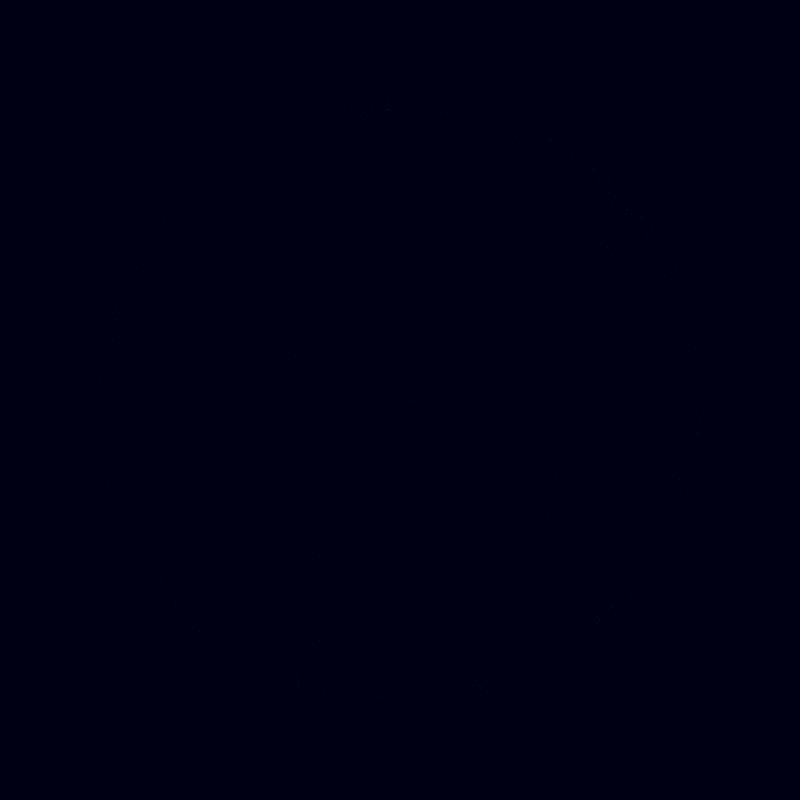
Frame 1 (no input)
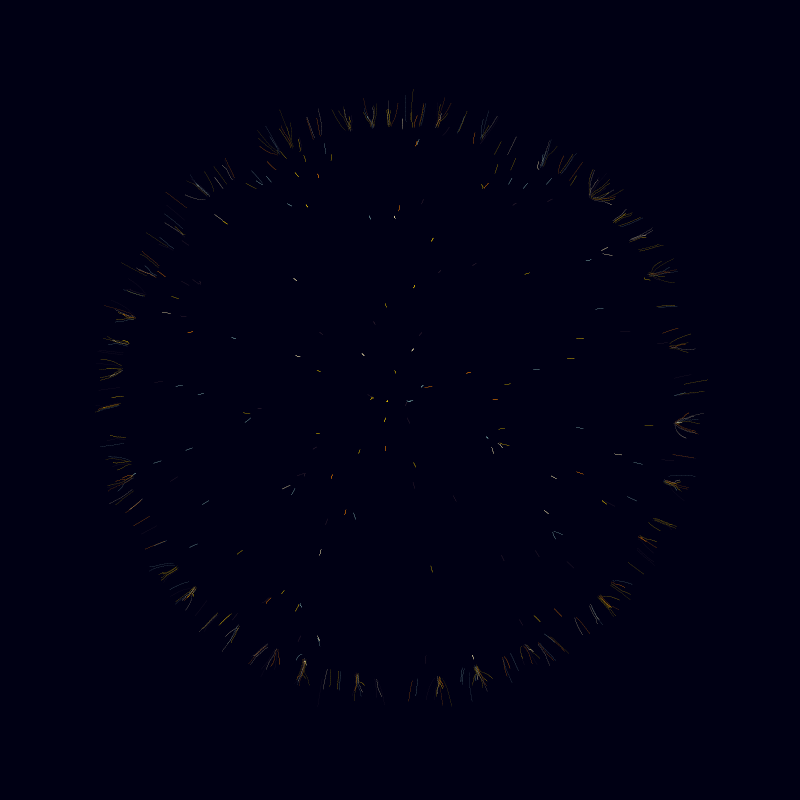
Frame 60 (the mouse pressed at the canvas centre just before this capture)
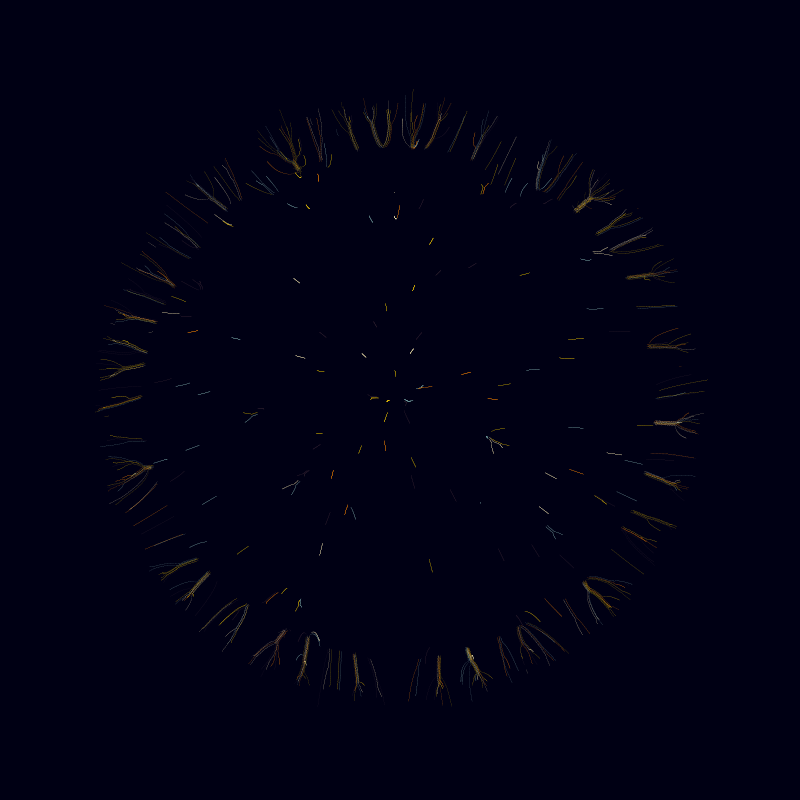
Frame 120 (the mouse held since frame 60 and released just before this capture)

The Processing sketch that drew these frames (run headless with seeded random() and noise(); from frame 60 on, the mouse is pressed at the canvas centre):

// Processing sketch: build
// ── build.pde
/*
*
* step2 --> BEHAVIOUR
*
* for every particle pair: if they love each other attract, reppel otherwise !
*
* 1. if distance is larger than 2.0 attract with love amount
* 2. repel otherwise
*
*/
// -------- VARS

// number of particles
final static int N = 500;

// colors
final static color[] cols = { #FF8A00, #FFD200, #749D9D, #FCF5B3, #B39500, #272429 };

// collection of all particles
ArrayList<Particle> particles = new ArrayList<Particle>(N);

// -------- SETUP

void setup() {
  size(800, 800);
  noFill();
  smooth(8);
  strokeWeight(0.7);
  background(0, 0, 20);

  // init particles
  for(int i=0; i<N; i++) {
    particles.add( new Particle(i) );
  }
}

// -------- DRAW

void draw() {
  for(Particle p : particles) {
    // love/hate vector
    float lovex = 0.0;
    float lovey = 0.0;

    for(Particle o : particles) {
      // do not compare with yourself
      if(p.id != o.id) {
        // calculate vector to get distance and direction
        PVector v = new PVector(o.x-p.x, o.y-p.y);
        float distance = v.mag();
        float angle = v.heading();

        // love !
        float love = 1.0 / distance;
        // or hate...
        if (distance<2.0) love = -love;
        // not too fast
        love *= 0.3;

        // update love vector
        lovey += love * sin(angle);
        lovex += love * cos(angle);
      }

      // calculated love vector will be our speed in resultant direction
      p.dx = lovex;
      p.dy = lovey;
    }
  }

  // update and draw
  for(Particle p : particles) {
    p.update();
    p.draw();
  }
}

// -------- FUNCTIONS

class Particle {
  // position
  float x, y;
  // velocity
  float dx, dy;
  // id
  int id;
  // life length
  float age;
  // some random color
  color c = cols[(int)random(cols.length)];

  void reset() {
    // distribute initial point on the ring, more near the outer edge, distorted
    float angle = random(TWO_PI);
    float r = 5.0*randomGaussian() + (width/2-100)*(1.0-pow(random(1.0), 7.0));
    x = cos(angle)*r;
    y = sin(angle)*r;

    // set random age
    age = (int)random(100, 1000);
  }

  void draw() {
    stroke(c,50);
    point(x+width/2, y+height/2);
  }

  // update position with externally calculated speed
  // check also age
  void update() {
    x += dx;
    y += dy;
    if(--age < 0) reset();
  }

  Particle(int i) {
    id = i;
    reset();
  }
}

//
void keyPressed() {
  if(key == 'n') noLoop();
  if(key == 'l') loop();
}
// -------- END
